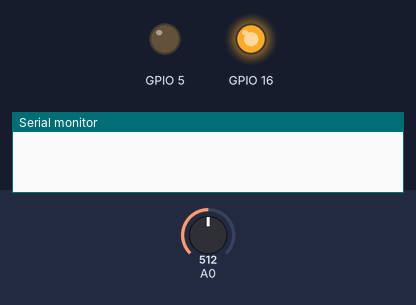
This sketch was run on a simulated ESP8266 (NodeMCU). Shown: output pins drawn as LEDs (lit = HIGH), the last lines printed to the serial monitor. The inputs (shaded band) are chosen by the test bench; at power-on: A0 = 512. WiFi joins after 1.5 s; servers stay silent unless stated; uploads are accepted with an empty reply; EEPROM starts erased.

Above: at 0.1 s.
At 1.8 s:
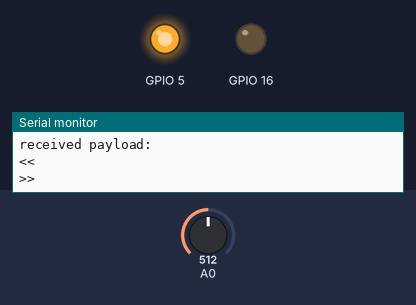
At 122.8 s:
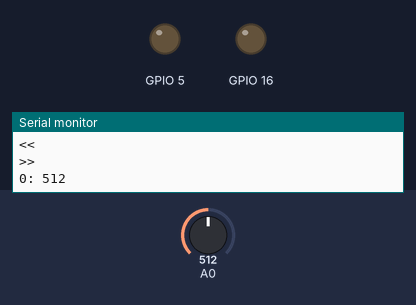
Timing chart, 0 to 125.2 s (numbered marks = the images above):
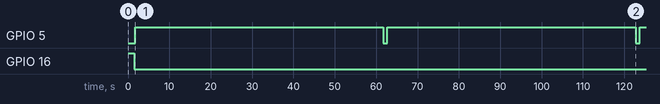

Measured:
- by itself, GPIO 5: alternates HIGH for 60.0 s and LOW for 1.0 s

The sketch:

soilMoisture.ino
```cpp
#include <ESP8266WiFi.h>
#include <ESP8266HTTPClient.h>
#include "soilMoisture.h"
#include <EEPROM.h>
#include <ArduinoJson.h>

#define SERVER_IP "192.168.178.69:5000"
#define EEPROM_SIZE 12

String deviceName = "test";
byte deviceIdAdress = 0;
int deviceId = 0;

#ifndef STASSID
#define STASSID "Tielbeke"
#define STAPSK "123456789"
#endif

soilMoisture soilMoistureSen(A0, 5);
int readings [10];

void setup() {
  // put your setup code here, to run once:
  EEPROM.begin(EEPROM_SIZE);

  // EEPROM.write(deviceIdAdress, 0);
  // EEPROM.commit();

  Serial.begin(9600);
  pinMode(16, OUTPUT);
  digitalWrite(16, HIGH);
  WiFi.begin(STASSID, STAPSK);

  while (WiFi.status() != WL_CONNECTED) {
    delay(500);
    Serial.print(".");
  }

  digitalWrite(16, LOW);
  Serial.println("");
  Serial.print("Connected! IP address: ");
  Serial.println(WiFi.localIP());

  deviceId = EEPROM.read(deviceIdAdress);

  Serial.print("EEPROM DeviceId: " + deviceId);

  checkIfDeviceAlreadyExistsInBackend(deviceId);

}

void loop() {

  int reading = soilMoistureSen.makeReading();

  Serial.print(reading);

  if(WiFi.status() == WL_CONNECTED) {
    digitalWrite(16, LOW);
    WiFiClient client;
    HTTPClient http;

    Serial.print("[HTTP] begin...\n");
    // configure traged server and url
    http.begin(client, "http://" SERVER_IP "/api/soilmoisture");  // HTTP
    http.addHeader("Content-Type", "application/json");

    Serial.print("[HTTP] POST...\n");

    int httpCode = http.POST("{\"moisture\":"+ (String)reading +", \"deviceid\":"+ (String)deviceId +"}");
    if (httpCode == HTTP_CODE_OK) {
        const String& payload = http.getString();
        Serial.println("received payload:\n<<");
        Serial.println(payload);
        Serial.println(">>");
      }
     else {
      Serial.print(httpCode);
      Serial.printf("[HTTP] POST... failed, error: %s\n", http.errorToString(httpCode).c_str());
    }

    http.end();
  } else {
    digitalWrite(16, HIGH);
    WiFi.reconnect();
  }
}
```

PostDevice.ino
```cpp
void checkIfDeviceAlreadyExistsInBackend(int id) {

  Serial.println(id);

  if (id <= 0) {
    if (WiFi.status() == WL_CONNECTED) {

      DynamicJsonDocument doc(1024);

      doc[String("name")] = deviceName;
      doc[String("ip")] = IpAddress2String(WiFi.localIP());

      String output;
      serializeJson(doc, output);

      WiFiClient client;
      HTTPClient http;

      http.begin(client, "http://" SERVER_IP "/api/Autodiscovery");  // HTTP
      http.addHeader("Content-Type", "application/json");

      int httpCode = http.POST(output);
      if (httpCode == HTTP_CODE_OK) {
        const String& payload = http.getString();

        DynamicJsonDocument doc(1024);
        deserializeJson(doc, payload);
        int id = doc[String("id")];
        Serial.print(id);
        EEPROM.write(deviceIdAdress, id);
        EEPROM.commit();
        deviceId = id;


      } else {
        Serial.print(httpCode);
        Serial.printf("[HTTP] POST... failed, error: %s\n", http.errorToString(httpCode).c_str());
      }
      http.end();
      return;
    }
  }

  if (WiFi.status() == WL_CONNECTED) {

    DynamicJsonDocument doc(1024);

    doc[String("id")] = id;
    doc[String("name")] = deviceName;
    doc[String("ip")] = IpAddress2String(WiFi.localIP());

    String output;
    serializeJson(doc, output);

    digitalWrite(16, LOW);
    WiFiClient client;
    HTTPClient http;

    Serial.print("[HTTP] begin...\n");
    // configure traged server and url
    http.begin(client, "http://" SERVER_IP "/api/startup-checkin");  // HTTP
    http.addHeader("Content-Type", "application/json");

    Serial.print("[HTTP] PUT...\n");

    int httpCode = http.PUT(output);
    if (httpCode == HTTP_CODE_OK) {
      const String& payload = http.getString();
      Serial.println("received payload:\n<<");
      Serial.println(payload);
      Serial.println(">>");
    } else {
      Serial.print(httpCode);
      Serial.printf("[HTTP] POST... failed, error: %s\n", http.errorToString(httpCode).c_str());
    }

    http.end();
  }

}

String IpAddress2String(const IPAddress& ipAddress)
{
    return String(ipAddress[0]) + String(".") +
           String(ipAddress[1]) + String(".") +
           String(ipAddress[2]) + String(".") +
           String(ipAddress[3]);
}
```

soilMoisture.cpp
```cpp
#include "Arduino.h"
#include "soilMoisture.h"

soilMoisture::soilMoisture(uint8_t pin, uint8_t powerPin) {
  _pin = pin;
  _powerPin = powerPin;
  pinMode(pin, INPUT);
  pinMode(powerPin, OUTPUT);
}


int soilMoisture::makeReading() {

  soilMoisture::allReadingsAddedUp = 0;
  // soilMoisture::makeIndividualReading(true);
  for(int i = 0; i < 10; i++) {
    soilMoisture::readings[i] = soilMoisture::makeIndividualReading(false);
    soilMoisture::allReadingsAddedUp += soilMoisture::readings[i];
    delay(1000);
    Serial.print(i);
    Serial.print(": ");
    Serial.println(soilMoisture::readings[i]);
  }

  return soilMoisture::allReadingsAddedUp / (sizeof(soilMoisture::readings) / sizeof(int));
}

int soilMoisture::getPin() {

  return _pin;
}

int soilMoisture::getPowerPin() {

  return _powerPin;
}

int soilMoisture::makeIndividualReading(bool interactive) {

  digitalWrite(soilMoisture::getPowerPin(), HIGH);
  delay(60000);
  int currentValue = analogRead(soilMoisture::getPin());

  if(interactive) {
    Serial.print("Current value: ");
    Serial.println(currentValue);
  }

  digitalWrite(soilMoisture::getPowerPin(), LOW);

  return currentValue;
}
```

soilMoisture.h
```cpp
#include "Arduino.h"

class soilMoisture {
  public:

    soilMoisture(uint8_t pin, uint8_t powerPin);
    uint8_t soilMoisturePin;
    int makeReading();
    int getPin();
    int getPowerPin();
    int makeIndividualReading(bool interactive);
  private:

    uint8_t _pin;
    uint8_t _powerPin;
    int readings[10];
    int allReadingsAddedUp;
};
```
